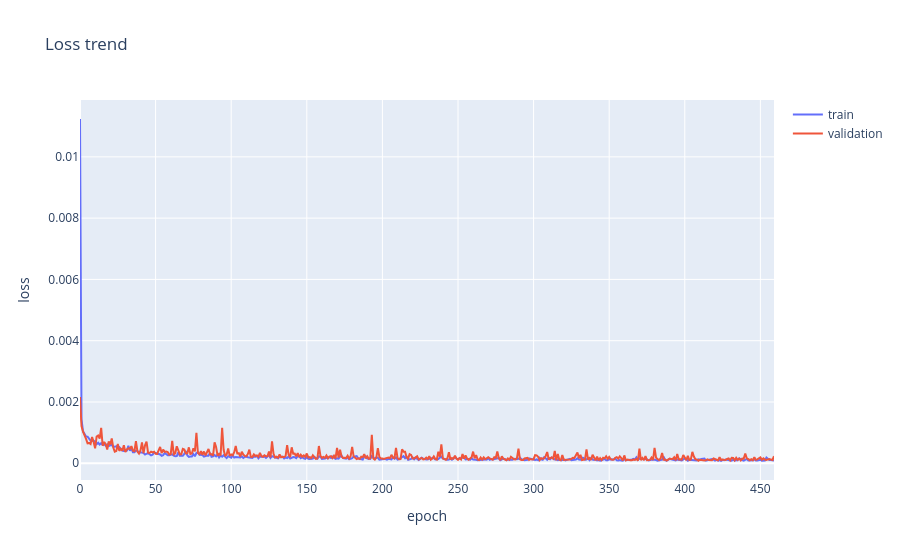

Source (notebook cell):
### Markdown cell above
# Data Visualization

### Code cell
fig = go.Figure()
fig.add_trace(go.Scatter(y=history['loss'],
                    mode='lines', name='train'))
fig.add_trace(go.Scatter(y=history['val_loss'],
                    mode='lines', name='validation'))
fig.update_layout(title='Loss trend',
                  xaxis_title='epoch',
                  yaxis_title='loss')
fig.show()

### Figure 1 — Plotly figure (JSON) as saved in the notebook; plotly's stock layout.template omitted (floating-point values rounded to 4 significant figures; data arrays with more than 128 entries replaced by an {"elided": "..."} marker saying what was removed)
{"data": [{"mode": "lines", "name": "train", "type": "scatter", "y": {"elided": "460 float values"}}, {"mode": "lines", "name": "validation", "type": "scatter", "y": {"elided": "460 float values"}}], "layout": {"autosize": true, "title": {"text": "Loss trend"}, "xaxis": {"autorange": true, "range": [0, 459], "title": {"text": "epoch"}}, "yaxis": {"autorange": true, "range": [-0.0005466, 0.01186], "title": {"text": "loss"}, "type": "linear"}}}
